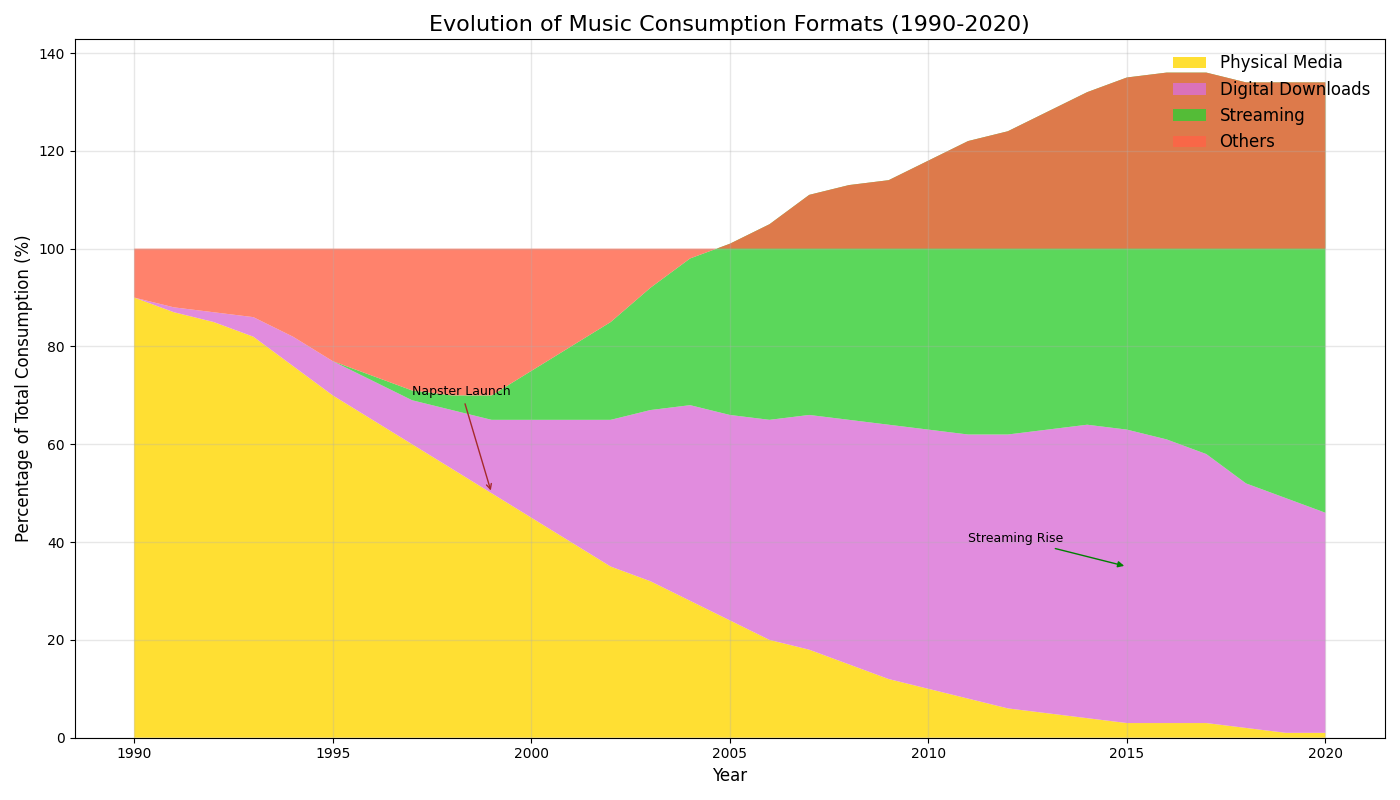

Reproduce this figure in Python.
import matplotlib.pyplot as plt
import numpy as np

years = np.arange(1990, 2021)

physical_media = np.array([90, 87, 85, 82, 76, 70, 65, 60, 55, 50, 45, 40, 35, 32, 28, 24, 20, 18, 15, 12, 10, 8, 6, 5, 4, 3, 3, 3, 2, 1, 1])
digital_downloads = np.array([0, 1, 2, 4, 6, 7, 8, 9, 12, 15, 20, 25, 30, 35, 40, 42, 45, 48, 50, 52, 53, 54, 56, 58, 60, 60, 58, 55, 50, 48, 45])
streaming = np.array([0, 0, 0, 0, 0, 0, 1, 2, 3, 5, 10, 15, 20, 25, 30, 35, 40, 45, 48, 50, 55, 60, 62, 65, 68, 72, 75, 78, 82, 85, 88])
others = 100 - (physical_media + digital_downloads + streaming)

fig, ax = plt.subplots(figsize=(14, 8))

# Change colors for variation
colors = ['#FFD700', '#DA70D6', '#32CD32', '#FF6347']

ax.stackplot(years, physical_media, digital_downloads, streaming, others, 
             labels=['Physical Media', 'Digital Downloads', 'Streaming', 'Others'], 
             colors=colors, alpha=0.8)

ax.set_title("Evolution of Music Consumption Formats (1990-2020)", fontsize=16, fontweight='normal')
ax.set_xlabel("Year", fontsize=12, fontweight='normal')
ax.set_ylabel("Percentage of Total Consumption (%)", fontsize=12, fontweight='normal')

# Alter grid style
ax.grid(linestyle='-', linewidth=1, alpha=0.3)

# Change legend style
ax.legend(loc='upper right', fontsize=12, frameon=False)

plt.xticks(years[::5])

# Alter annotations
ax.annotate('Napster Launch', 
            xy=(1999, 50), xytext=(1997, 70), 
            arrowprops=dict(color='brown', arrowstyle='->'), fontsize=9)
ax.annotate('Streaming Rise', 
            xy=(2015, 35), xytext=(2011, 40), 
            arrowprops=dict(color='green', arrowstyle='-|>'), fontsize=9)

plt.tight_layout()
plt.show()
